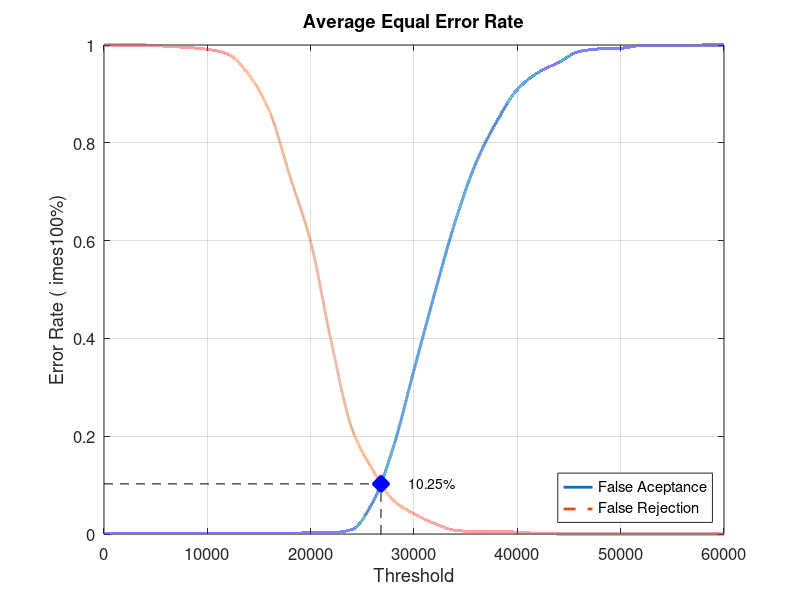
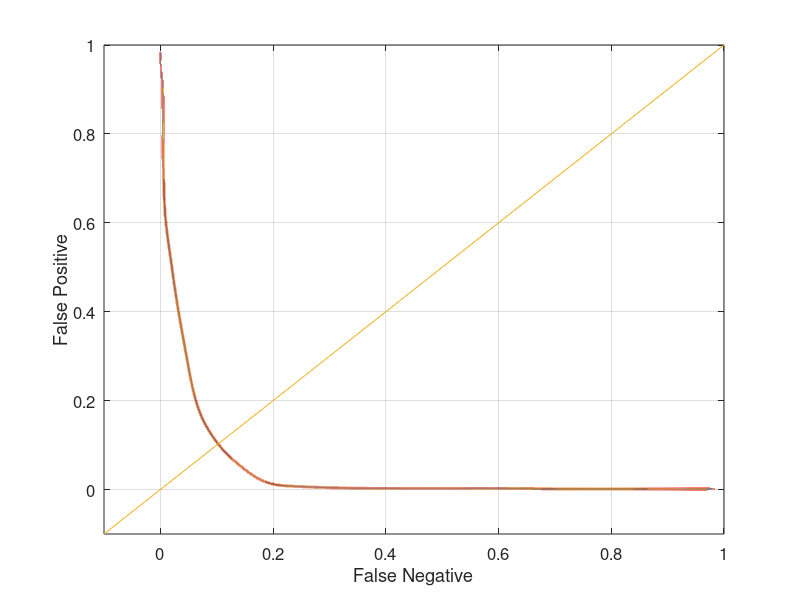

The MATLAB script that drew these images, in order:
close all;
clear;
clc;
x = 0:2000:60000;
xq = 0:0.5:60000;

y0 = [0 0.00131579 0.00131579 0.00131579 0.00131579 0.00131579 0.00131579 0.00131579 0.00131579 0.00131579 0.00263158 0.00263158 0.00921053 0.0644737 0.177632 0.335526 0.492105 0.639474 0.759211 0.843421 0.909211 0.943421 0.964474 0.986842 0.992105 0.993421 0.998684 0.998684 0.998684 1 1]
yy0 = interp1(x, y0, xq, 'pchip');
y1 = [1 1 1 0.9975 0.995 0.99125 0.98125 0.94 0.865 0.73125 0.5975 0.3925 0.215 0.13125 0.06875 0.04125 0.02125 0.0075 0.005 0.005 0.00375 0.00125 0 0 0 0 0 0 0 0 0]
yy1 = interp1(x, y1, xq, 'pchip');

% Calculating EER: 
y2 = abs(y0 - y1);
find(y2 == min(y2))
yy2 = abs(yy0 - yy1);
xEER = find(yy2 == min(yy2));
xEERIndex = xq(xEER) % X-axis EER
yEER = yy0(xEER) % Y-axis EER

main = figure
plot(xq, yy0,'-','LineWidth', 2);	hold on
plot(xq, yy1,'--','LineWidth', 2);	hold on
plot([xEERIndex xEERIndex], [0 yEER], 'k--');	hold on
plot([0 xEERIndex], [yEER yEER], 'k--');	hold on
plot(xEERIndex, yEER, 'bx', 'LineWidth', 10);	hold on
text(xEERIndex + 10 * xEERIndex / 100, yEER, [num2str(round((10000 * yEER)) / 100) '%'])
legend('False Aceptance', 'False Rejection', 'Location', 'SouthEast')
xlabel('Threshold')
ylabel('Error Rate (	imes100%)')
title('Average Equal Error Rate')
set(gca, 'FontSize', 12)
axis([0 60000 0 1])
grid on

print(main, 'Experiment1AverageMain', '-dpng');
FNRxFPR = figure('Color', [1 1 1]);
plot(yy1, yy0, '-', yy1, yy0, 'LineWidth', 2);
hold on
y = -0.1:0.1:1
plot(y, y); 
set(gca, 'FontSize', 12)
xlabel('False Negative')
ylabel('False Positive')
axis([-0.1 1 -0.1 1])
set(gca, 'FontSize', 12)
grid on

print(FNRxFPR, 'Experiment1AverageFNRxFPR','-dpng');
